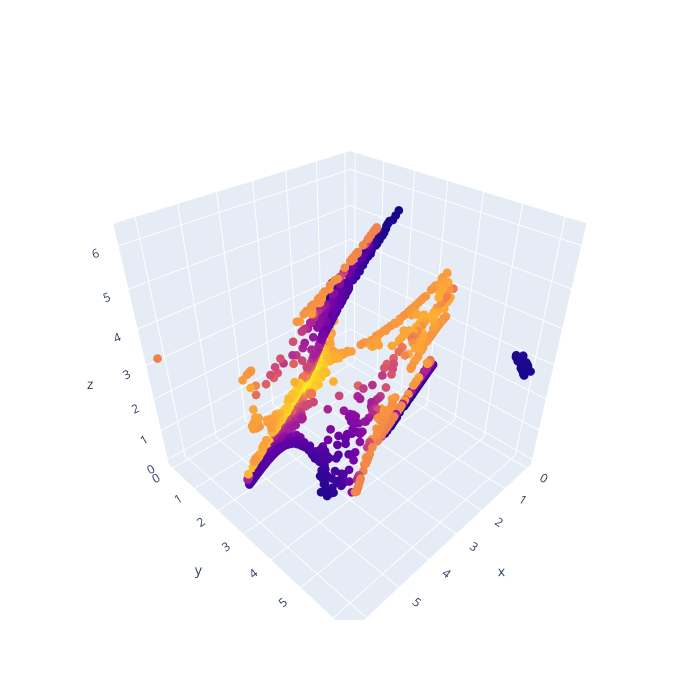

Notebook code for this chart:
### Code cell
thetas= CircleMapUtils.linear_combination(np.array(circular_coords), [[1,1,0], [0,1,1],[0,0,1]])

theta1 = CircleMapUtils.center(thetas[0])
theta2 = CircleMapUtils.center(thetas[1])
theta3 = CircleMapUtils.center(thetas[2])


# Plot the data using the computed circular coordintaes, and colors given by pentagon energy
fig = go.Figure(data=[go.Scatter3d(
    x=theta1, y=theta2, z=theta3, 
    mode ='markers', 
    marker=dict(size = 3, color =energy, colorscale='plasma')
)])

fig.update_layout(autosize=False, width=700, height=700)

fig.show()

### Figure 1 — Plotly figure (JSON) as saved in the notebook; plotly's stock layout.template omitted (floating-point values rounded to 4 significant figures; data arrays with more than 128 entries replaced by an {"elided": "..."} marker saying what was removed)
{"data": [{"marker": {"color": {"elided": "2799 float values"}, "colorscale": [[0, "#0d0887"], [0.1111, "#46039f"], [0.2222, "#7201a8"], [0.3333, "#9c179e"], [0.4444, "#bd3786"], [0.5556, "#d8576b"], [0.6667, "#ed7953"], [0.7778, "#fb9f3a"], [0.8889, "#fdca26"], [1, "#f0f921"]], "size": 3}, "mode": "markers", "type": "scatter3d", "x": {"elided": "2799 float values"}, "y": {"elided": "2799 float values"}, "z": {"elided": "2799 float values"}}], "layout": {"autosize": false, "height": 700, "width": 700}}
